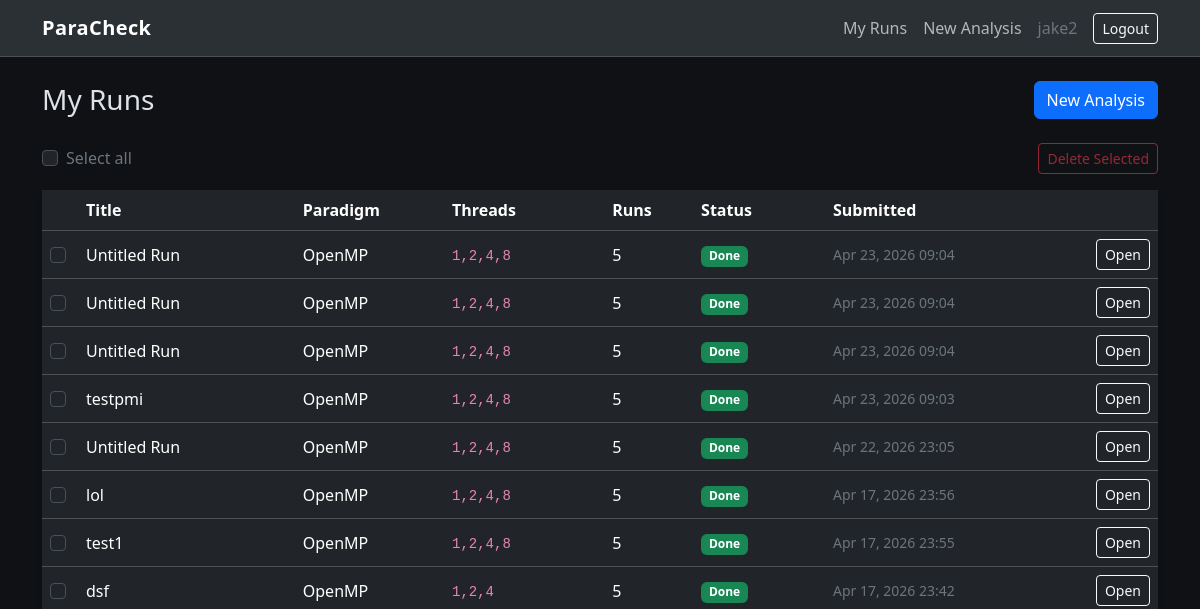
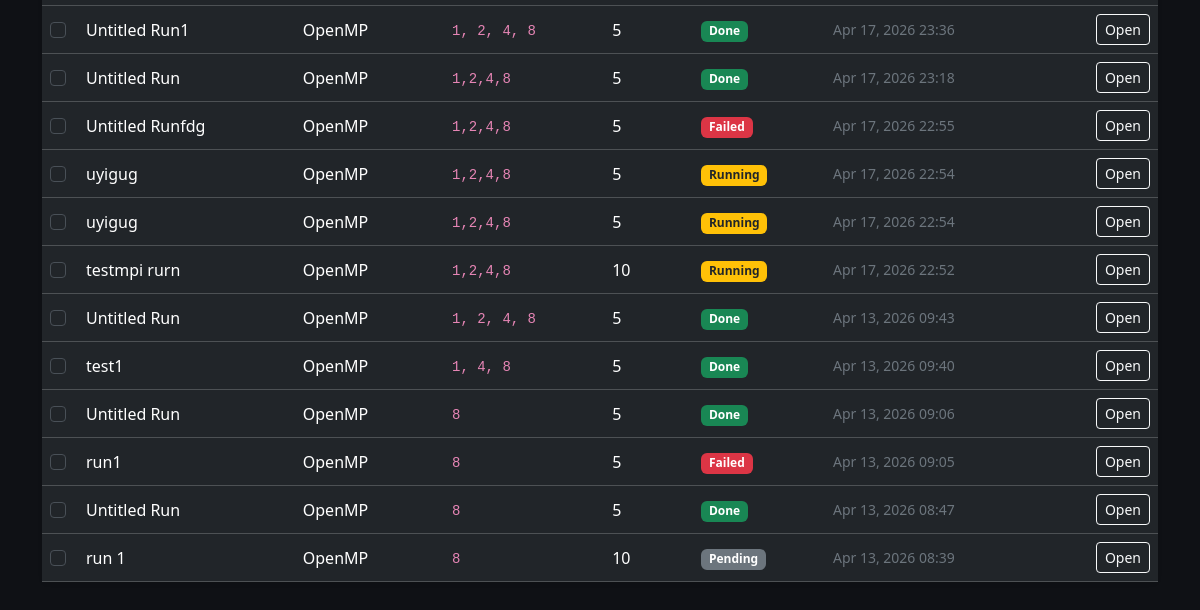
Before: /analysis/ (signed in) with the older database file (2 pictures, top to bottom).
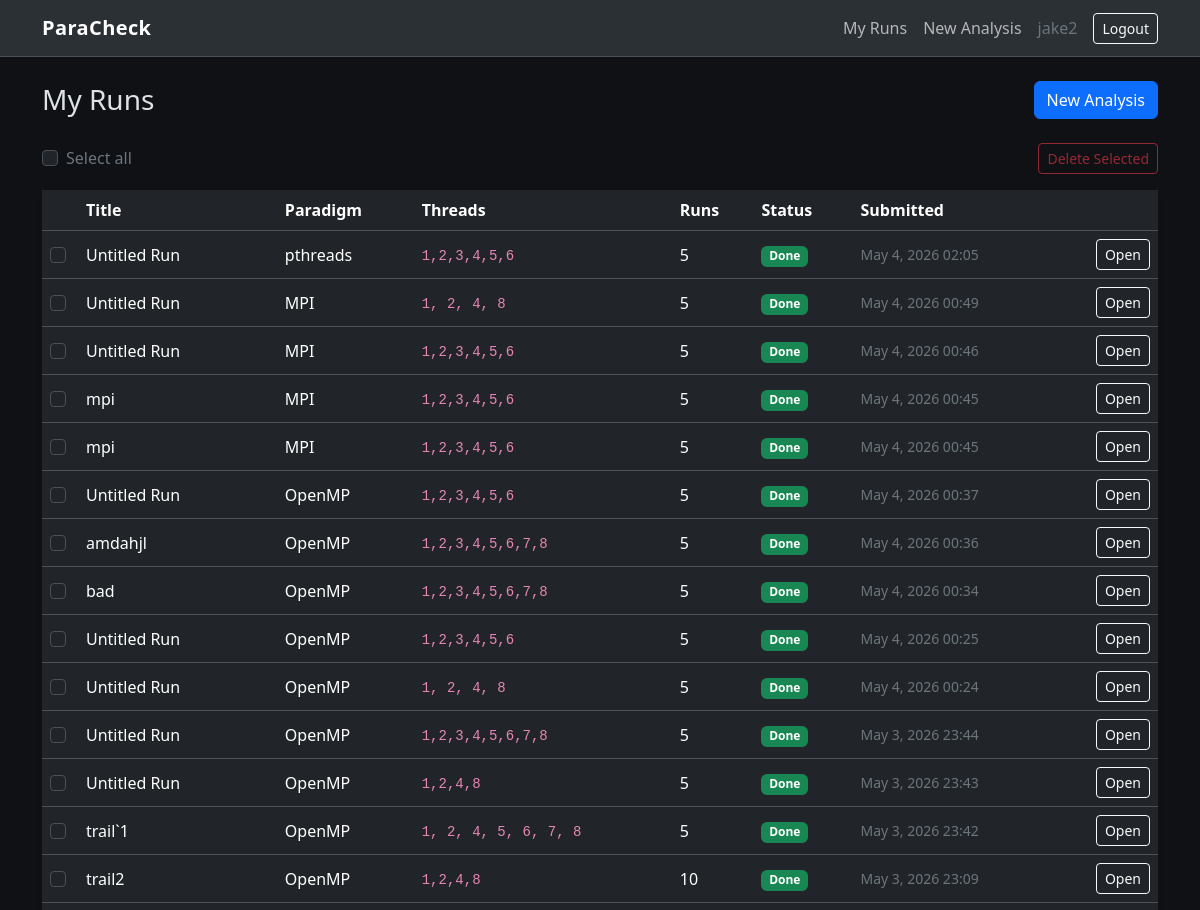
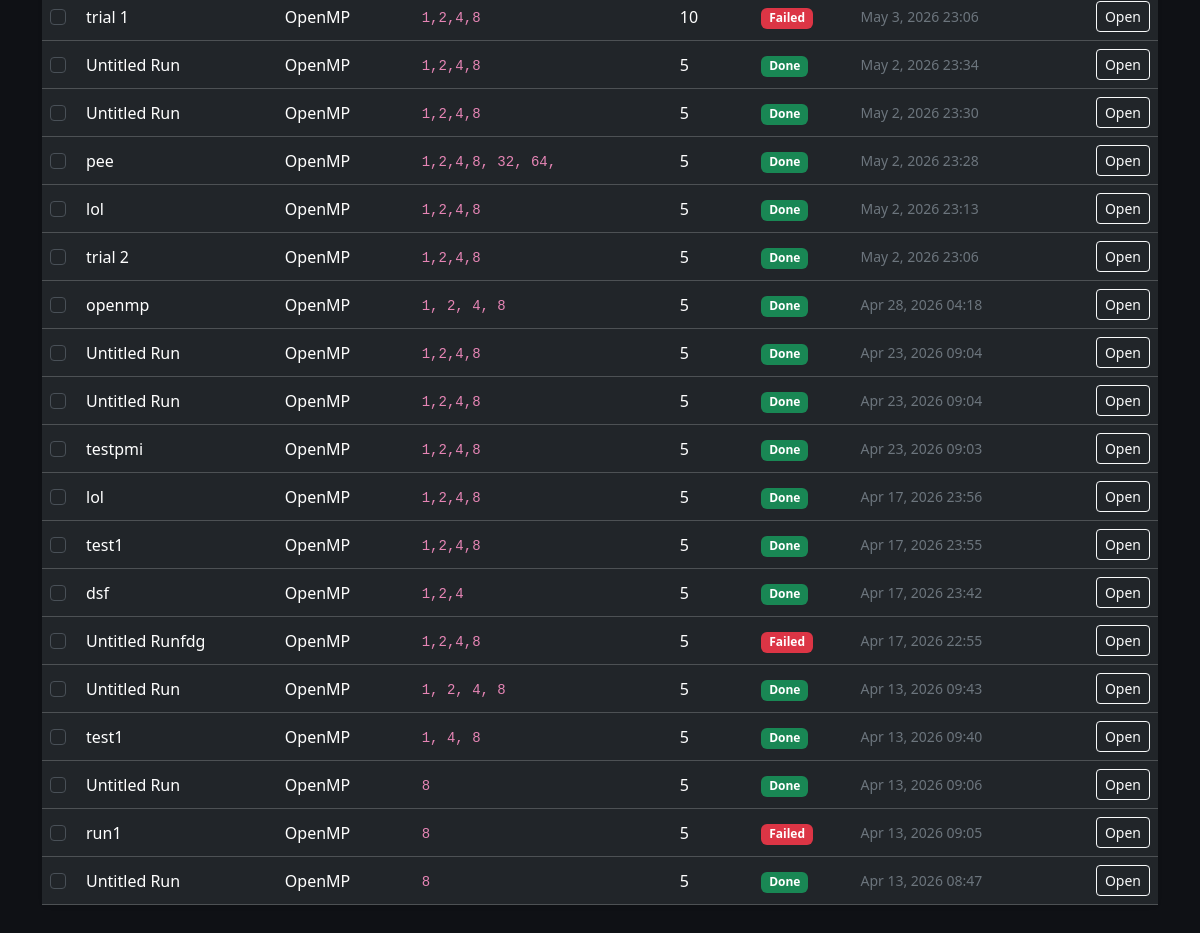
After: the same page with the newer database file (2 pictures, top to bottom).
### analyzer/models.py (models this page shows, shortened)
class AnalysisJob(models.Model):
    STATUS_CHOICES = [
        ('pending', 'Pending'),
        ('running', 'Running'),
        ('done', 'Done'),
        ('failed', 'Failed'),
    ]
    PARADIGM_CHOICES = [
        ('openmp', 'OpenMP'),
        ('mpi', 'MPI'),
        ('pthreads', 'pthreads'),
    ]
    user = models.ForeignKey(User, on_delete=models.CASCADE)
    title = models.CharField(max_length=200, default="Untitled Run")
    uploaded_file = models.FileField(upload_to='uploads/')
    original_filename = models.CharField(max_length=255, blank=True)
    paradigm = models.CharField(max_length=20, choices=PARADIGM_CHOICES, default='openmp')
    threads = models.CharField(max_length=100)
    runs = models.PositiveIntegerField(default=5)
    extra_args = models.CharField(max_length=255, blank=True)
    status = models.CharField(max_length=20, choices=STATUS_CHOICES, default='pending')
    stdout_text = models.TextField(blank=True)
    stderr_text = models.TextField(blank=True)
    csv_file = models.FileField(upload_to='results/csv/', blank=True, null=True)
    report_file = models.FileField(upload_to='results/reports/', blank=True, null=True)
    runtime_plot = models.ImageField(upload_to='results/plots/', blank=True, null=True)
    speedup_plot = models.ImageField(upload_to='results/plots/', blank=True, null=True)
    efficiency_plot = models.ImageField(upload_to='results/plots/', blank=True, null=True)
    projected_runtime_plot = models.ImageField(upload_to='results/plots/', blank=True, null=True)#projected plots added
    projected_speedup_plot = models.ImageField(upload_to='results/plots/', blank=True, null=True)
    projected_efficiency_plot = models.ImageField(upload_to='results/plots/', blank=True, null=True)
    created_at = models.DateTimeField(auto_now_add=True)

### analyzer/views.py (the view)
# urls.py: path('analysis/', views.job_list, name='job_list'),
@login_required
def job_list(request):
    jobs = AnalysisJob.objects.filter(user=request.user).order_by('-created_at')
    return render(request, 'analyzer/job_list.html', {'jobs': jobs})

### analyzer/templates/analyzer/job_list.html (shortened to what this page needs)
{% extends 'analyzer/base.html' %}
{% block content %}
<div class="d-flex justify-content-between align-items-center mb-4">
    <h1 class="h3 mb-0">My Runs</h1>
    <a href="/analysis/new/" class="btn btn-primary">New Analysis</a>
</div>
{% if jobs %}
<form method="post" action="/analysis/delete/" onsubmit="return confirm('Delete the selected runs? This cannot be undone.');">
    <div class="d-flex justify-content-between align-items-center mb-3">
        <div class="form-check">
            <input class="form-check-input" type="checkbox" id="select-all">
            <label class="form-check-label text-secondary" for="select-all">Select all</label>
        </div>
        <button type="submit" class="btn btn-outline-danger btn-sm" id="delete-selected" disabled>
            Delete Selected
        </button>
    </div>
    <div class="card bg-body-tertiary border-0 shadow-sm">
        <div class="table-responsive">
            <table class="table table-dark table-hover align-middle mb-0">
                <thead>
                    <tr>
                        <th scope="col" style="width: 36px;">&nbsp;</th>
                        <th scope="col">Title</th>
                        <th scope="col">Paradigm</th>
                        <th scope="col">Threads</th>
                        <th scope="col">Runs</th>
                        <th scope="col">Status</th>
                        <th scope="col">Submitted</th>
                        <th scope="col" class="text-end">&nbsp;</th>
                    </tr>
                </thead>
                <tbody>
                    {% for job in jobs %}
                    <tr>
                        <td>
                            <input class="form-check-input job-checkbox" type="checkbox" name="job_ids" value="{{ job.id }}">
                        </td>
                        <td class="fw-medium">{{ job.title }}</td>
                        <td>{{ job.get_paradigm_display }}</td>
                        <td><code>{{ job.threads }}</code></td>
                        <td>{{ job.runs }}</td>
                        <td>
                            {% if job.status == 'done' %}
                                <span class="badge bg-success">Done</span>
                            {% elif job.status == 'failed' %}
                                <span class="badge bg-danger">Failed</span>
                            {% elif job.status == 'running' %}
                                <span class="badge bg-warning text-dark">Running</span>
                            {% else %}
                                <span class="badge bg-secondary">{{ job.get_status_display }}</span>
                            {% endif %}
                        </td>
                        <td class="text-secondary small">{{ job.created_at|date:"M j, Y H:i" }}</td>
                        <td class="text-end">
                            <a href="/analysis/{{ job.id }}/" class="btn btn-outline-light btn-sm">Open</a>
                        </td>
                    </tr>
                    {% endfor %}
                </tbody>
            </table>
        </div>
    </div>
</form>
{% endif %}
{% endblock %}

Changed rows visible on the page:
removed AnalysisJob: title "Untitled Run", paradigm "OpenMP", threads "1,2,4,8", runs "5", status "Done", created_at "Apr 23, 2026 09:04"
removed AnalysisJob: title "Untitled Run", paradigm "OpenMP", threads "1,2,4,8", runs "5", status "Done", created_at "Apr 22, 2026 23:05"
removed AnalysisJob: title "Untitled Run1", paradigm "OpenMP", threads "1, 2, 4, 8", runs "5", status "Done", created_at "Apr 17, 2026 23:36"
removed AnalysisJob: title "Untitled Run", paradigm "OpenMP", threads "1,2,4,8", runs "5", status "Done", created_at "Apr 17, 2026 23:18"
removed AnalysisJob: title "uyigug", paradigm "OpenMP", threads "1,2,4,8", runs "5", status "Running", created_at "Apr 17, 2026 22:54"
removed AnalysisJob: title "uyigug", paradigm "OpenMP", threads "1,2,4,8", runs "5", status "Running", created_at "Apr 17, 2026 22:54"
removed AnalysisJob: title "testmpi rurn", paradigm "OpenMP", threads "1,2,4,8", runs "10", status "Running", created_at "Apr 17, 2026 22:52"
removed AnalysisJob: title "run 1", paradigm "OpenMP", threads "8", runs "10", status "Pending", created_at "Apr 13, 2026 08:39"
added AnalysisJob: title "Untitled Run", paradigm "pthreads", threads "1,2,3,4,5,6", runs "5", status "Done", created_at "May 4, 2026 02:05"
added AnalysisJob: title "Untitled Run", paradigm "MPI", threads "1, 2, 4, 8", runs "5", status "Done", created_at "May 4, 2026 00:49"
added AnalysisJob: title "Untitled Run", paradigm "MPI", threads "1,2,3,4,5,6", runs "5", status "Done", created_at "May 4, 2026 00:46"
added AnalysisJob: title "mpi", paradigm "MPI", threads "1,2,3,4,5,6", runs "5", status "Done", created_at "May 4, 2026 00:45"
added AnalysisJob: title "mpi", paradigm "MPI", threads "1,2,3,4,5,6", runs "5", status "Done", created_at "May 4, 2026 00:45"
added AnalysisJob: title "Untitled Run", paradigm "OpenMP", threads "1,2,3,4,5,6", runs "5", status "Done", created_at "May 4, 2026 00:37"
added AnalysisJob: title "amdahjl", paradigm "OpenMP", threads "1,2,3,4,5,6,7,8", runs "5", status "Done", created_at "May 4, 2026 00:36"
added AnalysisJob: title "bad", paradigm "OpenMP", threads "1,2,3,4,5,6,7,8", runs "5", status "Done", created_at "May 4, 2026 00:34"
added AnalysisJob: title "Untitled Run", paradigm "OpenMP", threads "1,2,3,4,5,6", runs "5", status "Done", created_at "May 4, 2026 00:25"
added AnalysisJob: title "Untitled Run", paradigm "OpenMP", threads "1, 2, 4, 8", runs "5", status "Done", created_at "May 4, 2026 00:24"
added AnalysisJob: title "Untitled Run", paradigm "OpenMP", threads "1,2,3,4,5,6,7,8", runs "5", status "Done", created_at "May 3, 2026 23:44"
added AnalysisJob: title "Untitled Run", paradigm "OpenMP", threads "1,2,4,8", runs "5", status "Done", created_at "May 3, 2026 23:43"
added AnalysisJob: title "trail`1", paradigm "OpenMP", threads "1, 2, 4, 5, 6, 7, 8", runs "5", status "Done", created_at "May 3, 2026 23:42"
added AnalysisJob: title "trail2", paradigm "OpenMP", threads "1,2,4,8", runs "10", status "Done", created_at "May 3, 2026 23:09"
added AnalysisJob: title "trial 1", paradigm "OpenMP", threads "1,2,4,8", runs "10", status "Failed", created_at "May 3, 2026 23:06"
added AnalysisJob: title "Untitled Run", paradigm "OpenMP", threads "1,2,4,8", runs "5", status "Done", created_at "May 2, 2026 23:34"
added AnalysisJob: title "Untitled Run", paradigm "OpenMP", threads "1,2,4,8", runs "5", status "Done", created_at "May 2, 2026 23:30"
added AnalysisJob: title "pee", paradigm "OpenMP", threads "1,2,4,8, 32, 64,", runs "5", status "Done", created_at "May 2, 2026 23:28"
added AnalysisJob: title "lol", paradigm "OpenMP", threads "1,2,4,8", runs "5", status "Done", created_at "May 2, 2026 23:13"
added AnalysisJob: title "trial 2", paradigm "OpenMP", threads "1,2,4,8", runs "5", status "Done", created_at "May 2, 2026 23:06"
added AnalysisJob: title "openmp", paradigm "OpenMP", threads "1, 2, 4, 8", runs "5", status "Done", created_at "Apr 28, 2026 04:18"
